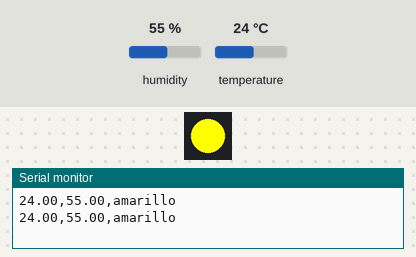
The program below on a simulated ESP32. Shown: 1 RGB LEDs in strip order, left to right, the last lines printed to the serial monitor. The test bench sets the inputs (shaded band); at power-on: temperature 24 °C, humidity 55 %.

Above: at 2.8 s.
2.9 s: temperature set to 22 °C
5.6 s: temperature set to 19 °C
At 7.2 s:
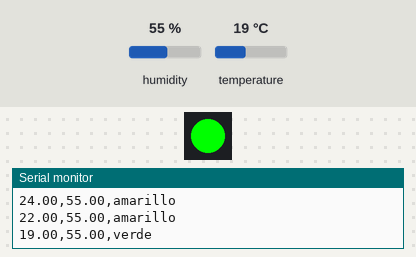
8.3 s: temperature set to 33 °C
At 10.8 s:
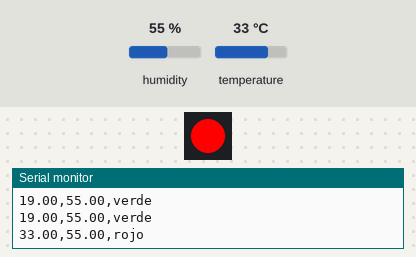
11.6 s: temperature set to 29 °C
At 13.2 s:
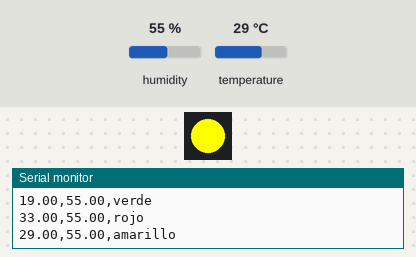
14.3 s: temperature set to 12 °C
At 16.7 s:
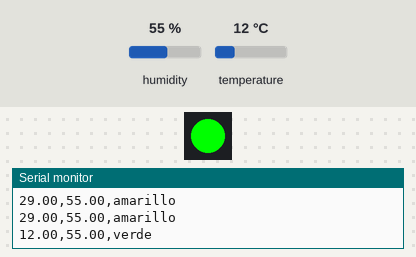
Timing chart, 0 to 18.2 s (numbered marks = the images above; inputs shaded):
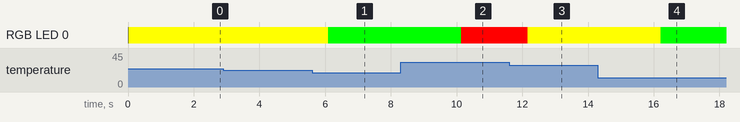

The program:

main.cpp
```cpp
#include <Arduino.h>
#include "sensor_dht11.h"
#include "ws2812.h"

// Configuración del pin para el sensor DHT11 y el tipo de sensor
#define DHTPIN 4
#define DHTTYPE DHT11
DHT dht(DHTPIN, DHTTYPE);  // Inicializa el sensor DHT11

// Inicializa el LED WS2812 en el pin 13 con 1 LED
WS2812 led(13, 1);

void setup() {
  Serial.begin(115200);  // Inicia la comunicación serie
  dht.begin();  // Inicializa el sensor DHT11
  led.begin();  // Inicializa el LED WS2812
}

void loop() {
  // Lee los valores de temperatura y humedad
  float temperatura = leerTemperatura(dht);
  float humedad = leerHumedad(dht);

  // Verifica si las lecturas son válidas
  if (isnan(temperatura) || isnan(humedad)) {
    Serial.println("Error al leer el sensor DHT11");
    return;  // Sale de la función si hay un error
  }

  String color;

  // Cambia el color del LED según la temperatura
  if (temperatura > 30.0) {
    color = "rojo";
    led.cambiarColor(255, 0, 0);  // LED rojo si la temperatura es mayor a 30°C
  } else if (temperatura > 20.0) {
    color = "amarillo";
    led.cambiarColor(255, 255, 0);  // LED amarillo entre 20°C y 30°C
  } else {
    color = "verde";
    led.cambiarColor(0, 255, 0);  // LED verde si la temperatura es menor a 20°C
  }

  // Envía los datos al puerto serie
  Serial.print(temperatura);
  Serial.print(",");
  Serial.print(humedad);
  Serial.print(",");
  Serial.println(color);

  delay(2000);  // Espera 2 segundos antes de la próxima lectura
}
```

sensor_dht11.h
```cpp
#ifndef SENSOR_DHT11_H
#define SENSOR_DHT11_H

#include <DHT.h>

// Declaración de la función para leer la temperatura del sensor
float leerTemperatura(DHT &dht);


// Declaración de la función para leer la humedad del sensor
float leerHumedad(DHT &dht);

#endif
```

ws2812.h
```cpp
#ifndef WS2812_H
#define WS2812_H

#include <Adafruit_NeoPixel.h>

// Clase para controlar el LED WS2812
class WS2812 {
  public:
    WS2812(int pin, int numPixeles);  // Constructor
    void begin();  // Inicializa el LED
    void cambiarColor(uint8_t r, uint8_t g, uint8_t b);  // Cambia el color del LED

  private:
    Adafruit_NeoPixel strip;  // Objeto para controlar el LED
};

#endif
```

sensor_dht11.cpp
```cpp
#include "sensor_dht11.h"

// Lee la temperatura del sensor DHT11
float leerTemperatura(DHT &dht) {
  float t = dht.readTemperature();
  if (isnan(t)) {  // Verifica si la lectura es válida
    Serial.println("Error al leer la temperatura");
    return 0.0;  // Retorna 0 en caso de error
  }
  return t;  // Retorna la temperatura
}

// Lee la humedad del sensor DHT11
float leerHumedad(DHT &dht) {
  float h = dht.readHumidity();
  if (isnan(h)) {  // Verifica si la lectura es válida
    Serial.println("Error al leer la humedad");
    return 0.0;  // Retorna 0 en caso de error
  }
  return h;  // Retorna la humedad
}
```

ws2812.cpp
```cpp
#include "ws2812.h"

// Constructor: inicializa el LED con el número de píxeles y el pin de control
WS2812::WS2812(int pin, int numPixeles) : strip(numPixeles, pin, NEO_GRB + NEO_KHZ800) {}

// Inicializa el LED apagado
void WS2812::begin() {
  strip.begin();  // Inicializa el LED
  strip.show();   // Apaga todos los LEDs al iniciar
}

// Cambia el color del LED según los valores RGB
void WS2812::cambiarColor(uint8_t r, uint8_t g, uint8_t b) {
  strip.setPixelColor(0, strip.Color(r, g, b));  // Ajusta el color del primer píxel
  strip.show();  // Aplica el cambio de color
}
```

Measured:
- the behaviour switches between 21 and 20 °C on temperature (found by bisection; images 0 and 1)
- the behaviour switches between 31 and 30 °C on temperature (found by bisection; images 2 and 3)
- after the input at 5.6 s, RGB LED 0: RGB(255, 255, 0) → RGB(0, 255, 0) after 0.49 s
- after the input at 8.3 s, RGB LED 0: RGB(0, 255, 0) → RGB(255, 0, 0) after 1.8 s
- after the input at 11.6 s, RGB LED 0: RGB(255, 0, 0) → RGB(255, 255, 0) after 0.56 s
- after the input at 14.3 s, RGB LED 0: RGB(255, 255, 0) → RGB(0, 255, 0) after 1.9 s
